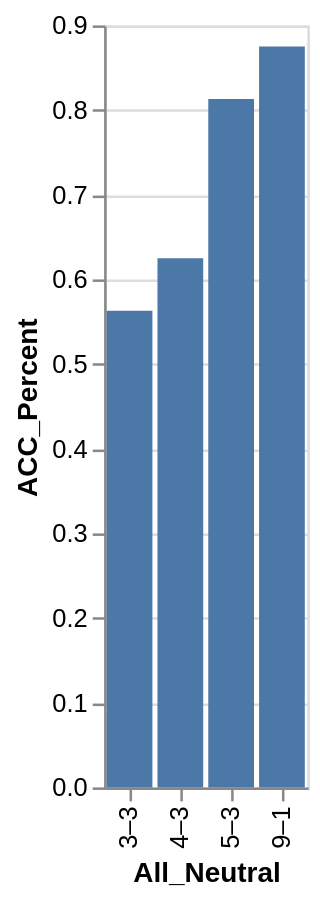

Describe this chart as a Vega-Lite specification.
### Vega-Lite specification from a JSON file in a GitHub repository (floating-point values rounded to 4 significant figures)
{"data": {"values": [{"x_data": "9–1", "y_data": 0.875}, {"x_data": "5–3", "y_data": 0.813}, {"x_data": "4–3", "y_data": 0.625}, {"x_data": "3–3", "y_data": 0.563}]}, "mark": "bar", "encoding": {"x": {"field": "x_data", "type": "nominal", "title": "All_Neutral", "sort": {"op": "sum", "field": "y_data", "order": "ascending"}}, "y": {"field": "y_data", "type": "quantitative", "title": "ACC_Percent"}}}
